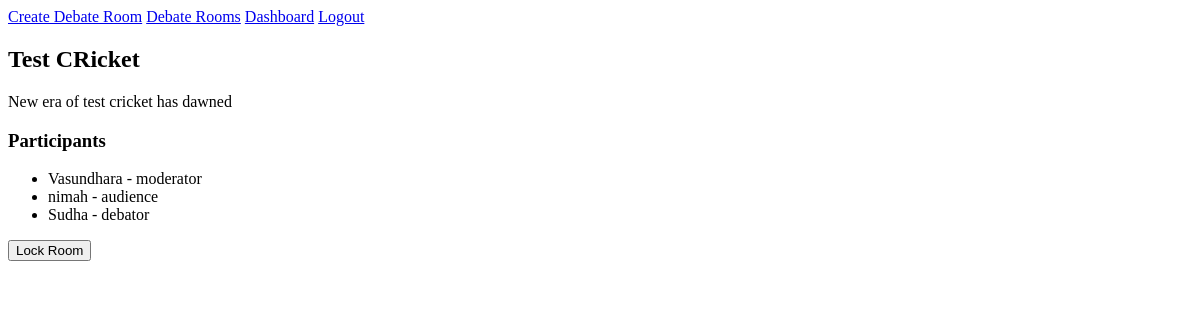
/debates/room/5/ (signed in), run on an earlier commit of the app's database.
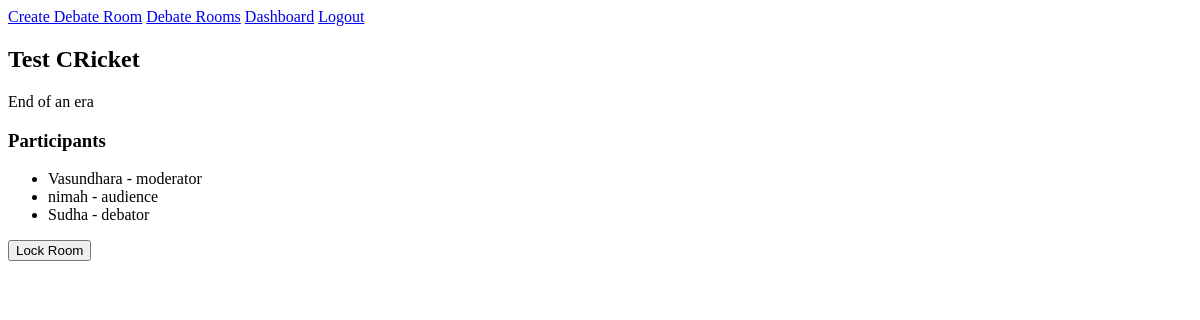
And on a later commit of the database.
### debates/models.py (models this page shows, shortened)
class DebateRoom(models.Model):
    Format_Choice = [
        ('1v1', '1v1'),
        ('panel','panel'),
    ]
    title = models.CharField(max_length = 255)
    description = models.TextField(blank = True)
    topic = models.CharField(max_length=255)
    created_by = models.ForeignKey(User,on_delete = models.CASCADE, related_name = "participants")
    is_private = models.BooleanField(default = True)
    format = models.CharField(max_length=10, choices = Format_Choice,default = "1v1")
    timer_per_round = models.IntegerField(default = 120)
    allow_entry = models.BooleanField(default=True)
    is_live = models.BooleanField(default = False)
    created_at = models.DateTimeField(auto_now_add=True)
    is_featured = models.BooleanField(default = False)

### debates/views.py (the view)
# urls.py: path('room/<int:room_id>/',views.debate_room_detail,name="debate_room_detail"),
@login_required
def debate_room_detail(request, room_id):
    room = get_object_or_404(DebateRoom, id=room_id)
    if not room.allow_entry and not RoomParticipant.objects.filter(user=request.user, room=room).exists():
        return HttpResponseForbidden("Room entry is disabled")
    participants = room.participants.select_related('user')
    if not participants.filter(user=request.user).exists():
        RoomParticipant.objects.create(user=request.user,room=room,role='audience')
    is_moderator_or_host = (
        request.user == room.created_by or
        RoomParticipant.objects.filter(user=request.user, room=room,role='moderator').exists()
    )
    return render(request, 'debates/room_detail.html',{
        'room' : room,
        'participants' : participants,
        'is_moderator_or_host' : is_moderator_or_host
    })

### debates/templates/debates/room_detail.html (shortened to what this page needs)
{% extends "debates/layout.html" %}
{% block body %}
    <h2>{{room.title}}</h2>
    <p>{{room.description}}</p>
    <h3>Participants</h3>
    <ul>
        {% for participant in participants %}
        <li>{{participant.user.username}} - {{participant.role}}</li>
        {% endfor %}
    </ul>
    {% if is_moderator_or_host %}
    <form action="" method="post">
        <button type="submit">
            {% if room.allow_entry %} Lock Room {% else %} Reopen Room {% endif %}
        </button>
    </form>
    {% endif %}
{% endblock %}

What changed in the data, as far as the page shows it:
changed DebateRoom "Test CRicket": description "New era of test cricket has dawned" → "End of an era"
